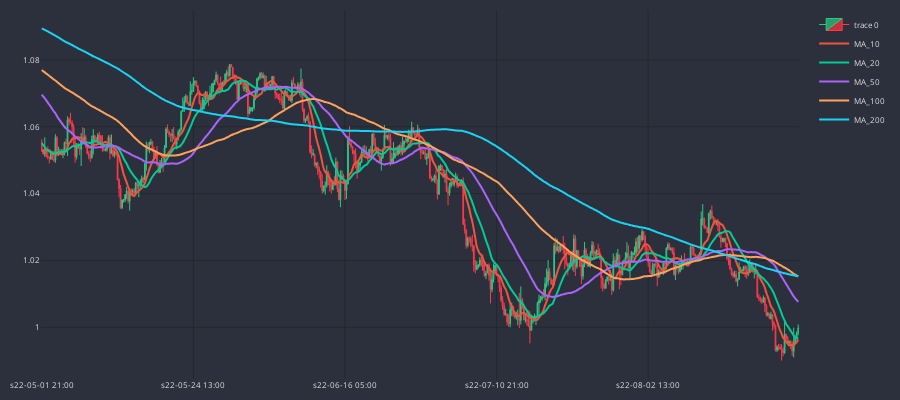

The notebook cell saved with this chart:
### Code cell
cp = CandlePlot(df_plot)

cp.show_plot(line_traces = traces)

### Figure 1 — Plotly figure (JSON) as saved in the notebook; plotly's stock layout.template omitted (floating-point values rounded to 4 significant figures; data arrays with more than 128 entries replaced by an {"elided": "..."} marker saying what was removed)
{"data": [{"close": {"elided": "500 float values"}, "decreasing": {"fillcolor": "#CC2E3C", "line": {"color": "#FF3A4C"}}, "high": {"elided": "500 float values"}, "increasing": {"fillcolor": "#24A068", "line": {"color": "#2EC886"}}, "line": {"width": 1}, "low": {"elided": "500 float values"}, "opacity": 1, "open": {"elided": "500 float values"}, "type": "candlestick", "x": {"elided": "500 str values"}}, {"line": {"shape": "spline", "width": 2}, "name": "MA_10", "type": "scatter", "x": {"elided": "500 str values"}, "y": {"elided": "500 float values"}}, {"line": {"shape": "spline", "width": 2}, "name": "MA_20", "type": "scatter", "x": {"elided": "500 str values"}, "y": {"elided": "500 float values"}}, {"line": {"shape": "spline", "width": 2}, "name": "MA_50", "type": "scatter", "x": {"elided": "500 str values"}, "y": {"elided": "500 float values"}}, {"line": {"shape": "spline", "width": 2}, "name": "MA_100", "type": "scatter", "x": {"elided": "500 str values"}, "y": {"elided": "500 float values"}}, {"line": {"shape": "spline", "width": 2}, "name": "MA_200", "type": "scatter", "x": {"elided": "500 str values"}, "y": {"elided": "500 float values"}}], "layout": {"font": {"color": "#e1e1e1", "size": 8}, "height": 400, "margin": {"b": 10, "l": 10, "r": 10, "t": 10}, "paper_bgcolor": "#2c303c", "plot_bgcolor": "#2c303c", "width": 900, "xaxis": {"autorange": true, "gridcolor": "#1f292f", "nticks": 5, "range": [-0.5, 499.5], "rangeslider": {"visible": false, "yaxis": {}}, "type": "category"}, "yaxis": {"autorange": true, "gridcolor": "#1f292f", "range": [0.9845, 1.095], "type": "linear"}}}
